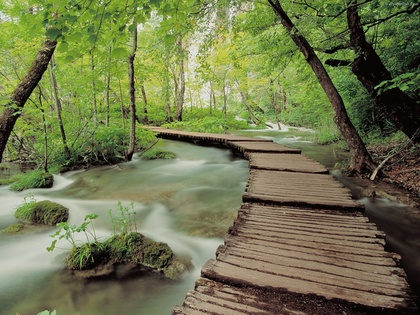
%> input picture project1/natural_scene_1.jpg, 420 x 315 px, shrunk from 1600 x 1200 before the run
$ octave q1.m   (GNU Octave 9; MATLAB toolbox functions it lacks are replaced by stand-ins)
%> lines starting %> are read from the running program, lines starting %| are printed output that depends on the picture
% Read and normalzie image
m = double(double(rgb2gray((imread('natural_scene_1.jpg')))) ./ 256 .* 32);
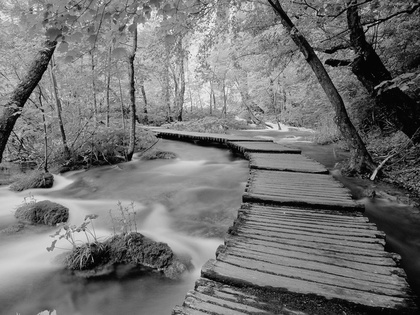
%> m: size 315x420 double; min 0, max 30.88, mean 13.9; drawn with min black and max white

% Apply gradient filter
[h, w] = size(m);
%> h = 315; w = 420
g = zeros(h, w);
for i = 2:h
    for j = 2:w
        g(i, j) = m(i-1, j) - m(i, j-1);
    end
end
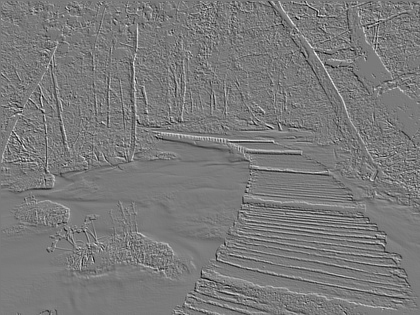
%> g: size 315x420 double; min -19.88, max 21.5, mean 0; drawn with min black and max white
g = reshape(g, [h * w, 1]);

% Compute and normalize the histogram
num_bins = 100;
counts = hist(g, num_bins);
%> counts = 100 values, max 19358 at index 49, min 0 at index 96, mean 1323
bins = -31:62/(num_bins-1):31;
hist_normalized = counts ./ sum(counts);
%> hist_normalized = 100 values, max 0.146 at index 49, min 0 at index 96, mean 0.01

% plot
bar(bins, hist_normalized, 'white');
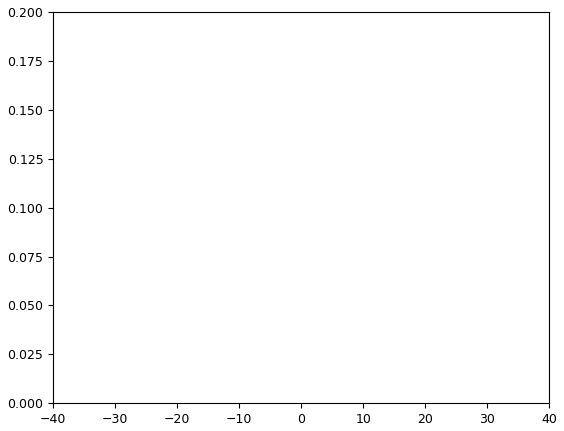
%> figure redrawn from the program's plot data; tallest bar 0.146 high, from x = -1.19 to -0.689
%plot(bins, log(hist_normalized)); % log plot
% Superimpose fitted curve
hold on;
%> (the run ends here)

$ run again, with project1/natural_scene_2.jpg copied over project1/natural_scene_1.jpg
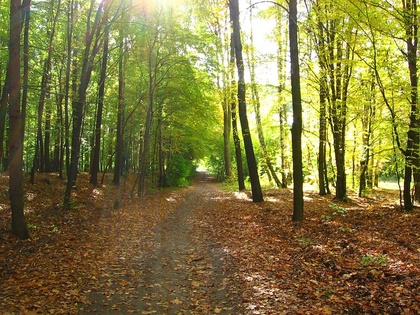
%> input picture project1/natural_scene_2.jpg, 420 x 315 px, shrunk from 1024 x 768 before the run
%> after the loop `for i = 2:h`:
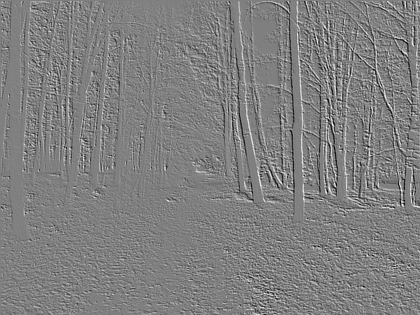
%> g: size 315x420 double; min -26.5, max 26.38, mean 0.1; drawn with min black and max white
%> counts = 100 values, max 12573 at index 51, min 0 at index 2, mean 1323
%> hist_normalized = 100 values, max 0.095 at index 51, min 0 at index 2, mean 0.01
%> `bar(bins, hist_normalized, 'white');`:
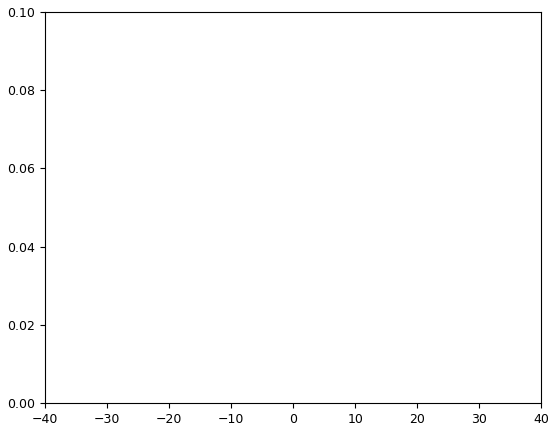
%> figure redrawn from the program's plot data; tallest bar 0.095 high, from x = 0.0626 to 0.564

$ run again, with project1/natural_scene_3.jpg copied over project1/natural_scene_1.jpg
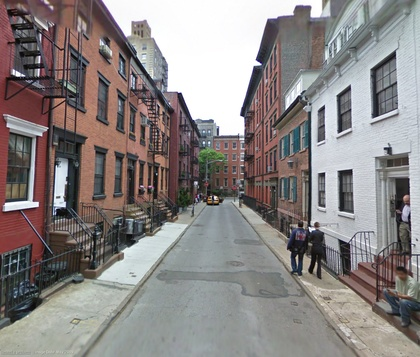
%> input picture project1/natural_scene_3.jpg, 420 x 357 px, shrunk from 1168 x 992 before the run
%> after the loop `for i = 2:h`:
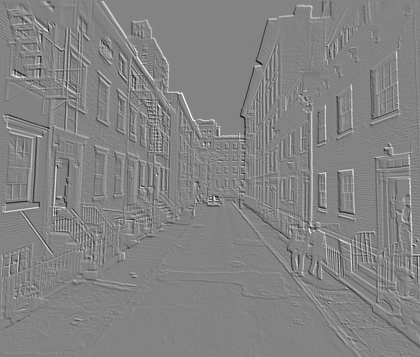
%> g: size 357x420 double; min -28.12, max 26.5, mean 0; drawn with min black and max white
%> counts = 100 values, max 46446 at index 52, min 0 at index 2, mean 1499.4
%> hist_normalized = 100 values, max 0.31 at index 52, min 0 at index 2, mean 0.01
%> `bar(bins, hist_normalized, 'white');`:
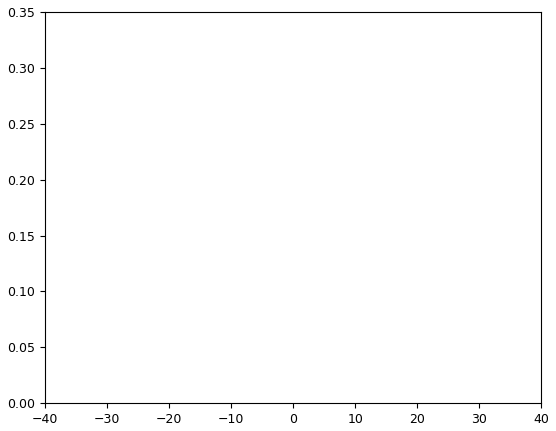
%> figure redrawn from the program's plot data; tallest bar 0.31 high, from x = 0.689 to 1.19

$ run again, with project1/natural_scene_4.jpg copied over project1/natural_scene_1.jpg
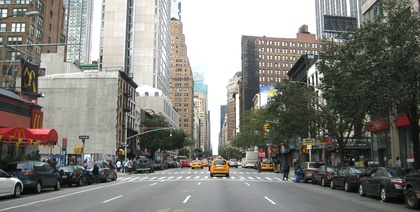
%> input picture project1/natural_scene_4.jpg, 420 x 212 px, shrunk from 3071 x 1551 before the run
%> after the loop `for i = 2:h`:
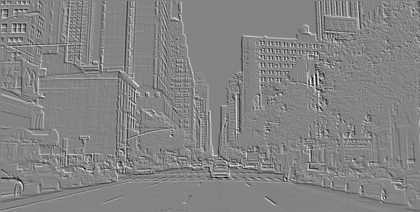
%> g: size 212x420 double; min -27, max 25.25, mean 0; drawn with min black and max white
%> counts = 100 values, max 20071 at index 52, min 0 at index 2, mean 890.4
%> hist_normalized = 100 values, max 0.225 at index 52, min 0 at index 2, mean 0.01
%> `bar(bins, hist_normalized, 'white');`:
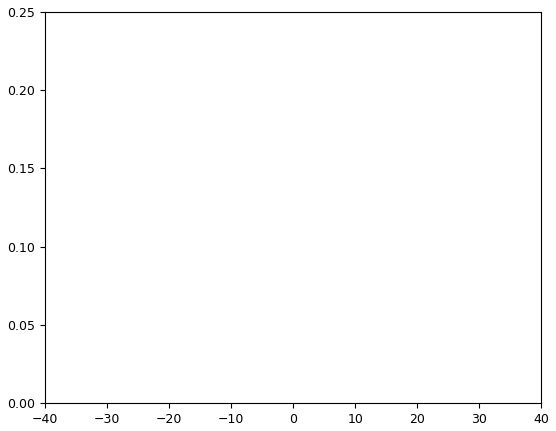
%> figure redrawn from the program's plot data; tallest bar 0.225 high, from x = 0.689 to 1.19
